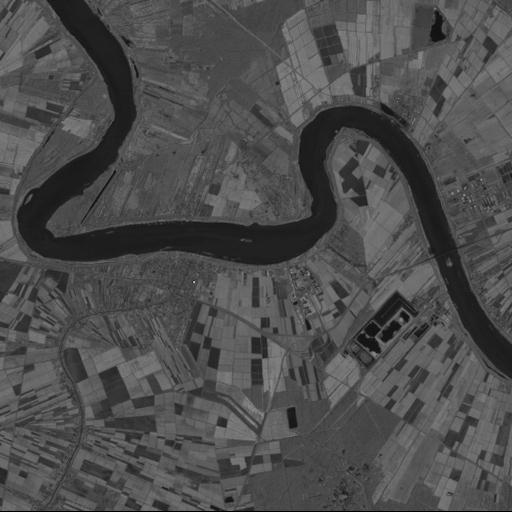
//> input picture cv/opencv_project/test/test/result/assignment6/underexposed.png, 512 x 512 px
$ ./HistogramEqualization   (built with g++ and OpenCV 4)
//> lines starting //> are read from the running program, lines starting //| are printed output that depends on the picture; after the words box and inside, x2 and y2 are one past the last pixel; in counts of white or black regions, pixels touching at a corner belong together
#include <opencv2/core/core.hpp>
#include <opencv2/highgui/highgui.hpp>
#include <opencv2/imgproc/imgproc.hpp>
#include <iostream>
#include <fstream>
#include <vector>

using namespace cv;
using namespace std;

const int MAX_GRAY_VALUE = 256;

void drawHistogram(IplImage* img, string histName)
{
	//get histogram data
	int bins = 256;
	int hist_size[] = { bins };
	float range[] = { 0, 256 };
	const float* ranges[] = { range };
	MatND hist;//hist data
	int channels[] = { 0 };
	Mat gray(img, 0);
	//calculate hist and store the data into hist
	calcHist(&gray, 1, channels, Mat(), // do not use mask
		hist, 1, hist_size, ranges,
		true, // the histogram is uniform
		false);
	double max_val = 0;
	minMaxLoc(hist, 0, &max_val, 0, 0);//calculate the max of histogram(max num of occurences)
	//draw histogram
	int scale = 2;//width of hist
	int hist_height = 256;//height of hist
	Mat hist_img = Mat::zeros(hist_height, bins*scale, CV_8UC3);//image of histogram
	//load the data from hist to image
	for (int i = 0; i<bins; i++)
	{
		float bin_val = hist.at<float>(i);
		int intensity = cvRound(bin_val*hist_height / max_val);  //要绘制的高度
		rectangle(hist_img, Point(i*scale, hist_height - 1),
			Point((i + 1)*scale - 1, hist_height - intensity),
			CV_RGB(255, 255, 255));
	}

	//cvShowImage(histName.c_str(), &IplImage(hist_img));//show
	cvSaveImage(histName.c_str(), &IplImage(hist_img));//save
}

int main()
{
	//load the image
	IplImage* img = cvLoadImage("underexposed.png", 0);
//> img is the input picture: 512 rows x 512 cols, CV_8UC1; min 0, max 186, mean 77.2

	//draw the histogram of origin image
	drawHistogram(img, "OriginHistogram.png");
//> in drawHistogram, `calcHist(&gray, 1, channels, Mat(), hist, 1, hist_size, ranges, true, ..`: hist = 256 values, max 6388 at index 73, min 0 at index 140, mean 1024
//> in drawHistogram, `minMaxLoc(hist, 0, &max_val, 0, 0);`: max_val = 6388
//> the loop in drawHistogram, `for (int i = 0; i<bins; i++)` made 256 passes
//> (bin_val, intensity) on passes 1 to 3: (349, 14), (55, 2), (51, 2)
//> after the loop in drawHistogram, `for (int i = 0; i<bins; i++)`:
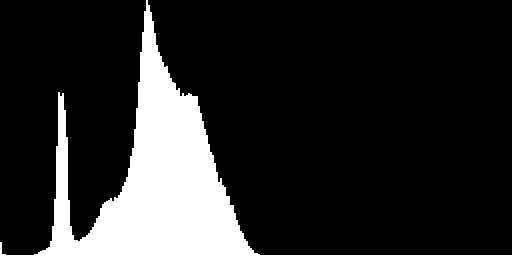
//> hist_img: 256 rows x 512 cols, CV_8UC3; 16.2% white; 1 white region, box (x1, y1, x2, y2) and area: (0, 0, 512, 256) 21276

	//init the histogram
	double hist[MAX_GRAY_VALUE];
	for (int i = 0; i < MAX_GRAY_VALUE; i++)
	{
		hist[i] = 0;
	}

	//get the data of histogram
	for (int row = 0; row < img->height; row++)
	{
		uchar* ptr = (uchar*)img->imageData + row*img->widthStep;
		for (int col = 0; col < img->width; col++)
		{
			int temp_gray_value = ptr[col];
			hist[temp_gray_value]++;
		}
	}

	//normalization
	int totalpoints = img->height * img->width;
//> totalpoints = 262144
	for (int i = 0; i < MAX_GRAY_VALUE; i++)
	{
		hist[i] = hist[i] / totalpoints;
	}
//> after the loop, hist = 256 values, max 0.0244 at index 73, min 0 at index 140, mean 0.00391

	//sum the normalized histogram
	double sum_hist[MAX_GRAY_VALUE];
	for (int i = 0; i < MAX_GRAY_VALUE; i++)
	{
		if (i == 0)
		{
			sum_hist[i] = hist[0];
		}
		else
		{
			sum_hist[i] = sum_hist[i - 1] + hist[i];
		}
	}
//> after the loop, sum_hist = 256 values from 0.00133 to 1

	//find the max gray and the min gray
	int max_gray = 0;
	int min_gray = 255;
	for (int i = 0; i < MAX_GRAY_VALUE; i++)
	{
		if (hist[i] > 0 && i > max_gray)max_gray = i;//find the max index that hist[index] > 0
		if (hist[i] > 0 && i < min_gray)min_gray = i;//find the min index that hist[index] < 0
	}
//> after the loop, max_gray = 186; min_gray = 0

	//equalize the origin img
	for (int row = 0; row < img->height; row++)
	{
		uchar* ptr = (uchar*)img->imageData + row*img->widthStep;
		for (int col = 0; col < img->width; col++)
		{
			int result_gray_value = sum_hist[ptr[col]] * (max_gray - min_gray) + min_gray;
			ptr[col] = result_gray_value;
		}
	}
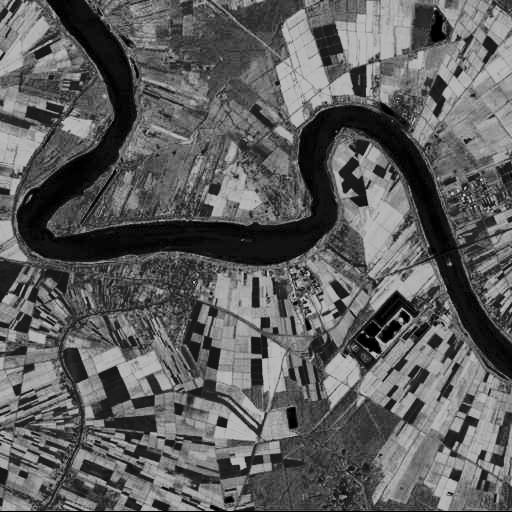
//> img: 512 rows x 512 cols, CV_8UC1; min 0, max 186, mean 93.9

	//save the result img
	cvSaveImage("HEresult.png", img);
	//cvShowImage("HEresult.png", img);

	//draw the histogram of result image
	drawHistogram(img, "ResultHistogram.png");
//> call 2 of drawHistogram, with histName = "ResultHistogram.png"
//> in drawHistogram (call 2), `calcHist(&gray, 1, channels, Mat(), hist, 1, hist_size, ranges, true, ..`: hist = 256 values, max 6388 at index 70, min 0 at index 3, mean 1024
//> the loop in drawHistogram (call 2), `for (int i = 0; i<bins; i++)` made 256 passes
//> (bin_val, intensity) on passes 1 to 3: (1401, 56), (1342, 54), (1415, 57)
//> after the loop in drawHistogram (call 2), `for (int i = 0; i<bins; i++)`:
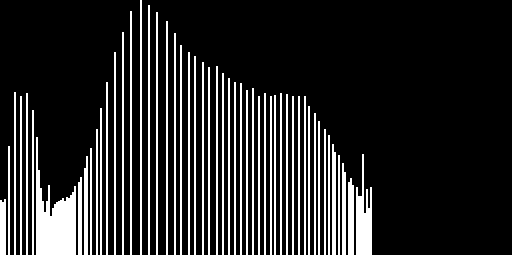
//> hist_img: 256 rows x 512 cols, CV_8UC3; 16.3% white; 1 white region, box (x1, y1, x2, y2) and area: (0, 0, 512, 256) 21356

	cvReleaseImage(&img);
	system("pause");
}
